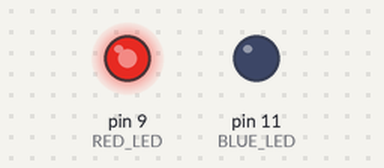
This sketch was run on a simulated Arduino Uno, built with avr-gcc and run on an emulated ATmega328P. Parts: output pins drawn as LEDs (lit = HIGH).

Above: at 0.05 s.
At 3.35 s:
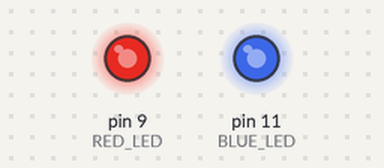
At 7.25 s:
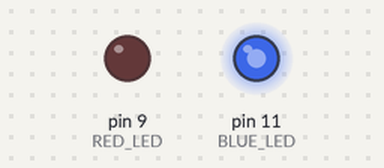
At 14.5 s:
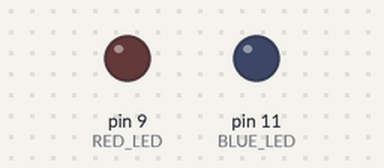
Timing chart, 0 to 18.9 s (numbered marks = the images above):
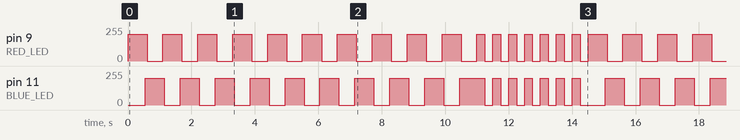

The sketch:

siren-lights.ino
```cpp
const int RED_LED = 9;
const int BLUE_LED = 11;

// the setup function runs once when you press reset or power the board
void setup() {
  pinMode(RED_LED, OUTPUT);
  pinMode(BLUE_LED, OUTPUT);
}

// the loop function runs over and over again forever
void loop() {
  for (int i = 0; i < 10; i++) {
    redLight();
    delay(500);
    blueLight();
    delay(500);
  }

  for (int i = 0; i < 7; i++) {
    bothLights();
    delay(250);
  }
}

void redLight() {
    analogWrite(RED_LED, 200);
    delay(50);
    analogWrite(BLUE_LED, 0);
}

void blueLight() {
    analogWrite(BLUE_LED, 200);
    delay(50);
    analogWrite(RED_LED, 0);
}

void bothLights() {
  analogWrite(RED_LED, 200);
  analogWrite(BLUE_LED, 200);
  delay(250);
  analogWrite(RED_LED, 0);
  analogWrite(BLUE_LED, 0);
}
```

Measured:
- by itself, pin 9 (RED_LED): moves between 0/255 and 200/255, repeating every 14.5 s
- by itself, pin 11 (BLUE_LED): repeats every 14.5 s: 200/255 0.80 s, 6 × (0/255 0.25 s, 200/255 0.25 s), 0/255 0.80 s, 9 × (200/255 0.60 s, 0/255 0.50 s)
